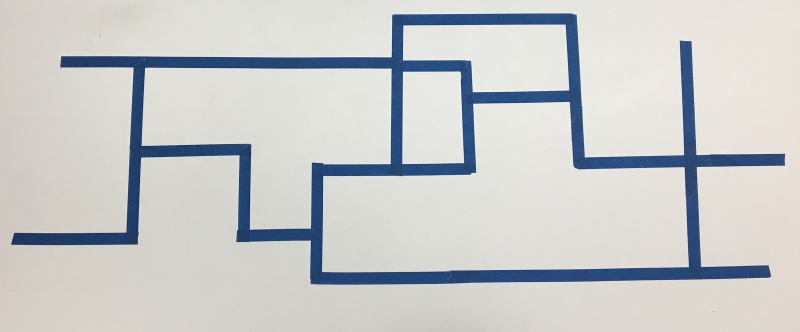
#> input picture Presentation/raw.jpg, 1600 x 664 px (shown at 1/2 size)
$ python ImageToGraph.py Presentation/raw.jpg
#> lines starting #> are read from the running program, lines starting #| are printed output that depends on the picture; after the words box and inside, x2 and y2 are one past the last pixel; in counts of white or black regions, pixels touching at a corner belong together
### Node.py
class Node:

    def __init__(self, x, y, id):
        self.x = x
        self.y = y
        self.id = id

    def __eq__(self, other):
        return str(self) == str(other)

    def __repr__(self):
        return '<Node %s at (%s, %s)>' % (self.id, self.x, self.y)

    def __str__(self):
        return str(self.id)

    def __hash__(self):
        return hash(str(self))

### ImageToGraph.py
"""
https://docs.opencv.org/3.4.0/d7/d4d/tutorial_py_thresholding.html
"""
import sys
import math
import numpy as np
import matplotlib
matplotlib.use("TkAgg")
from matplotlib import pyplot as plt
from Node import Node
import networkx as nx
from skimage.filters import threshold_otsu, gaussian
from skimage.morphology import skeletonize
from skimage.util import invert
from skimage.transform import rescale
from skimage import io

def main(argv):

    img = prepare_img(argv[0])
#> in prepare_img, `image = rescale(io.imread(filename, True), 1.0 / 5.0, mode='constant')`:
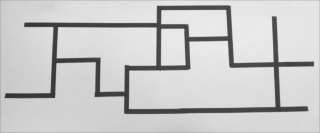
#> image: shape (133, 320) float64; min 0.201, max 0.926, mean 0.789
#> in prepare_img, `image = image[::-1]`:
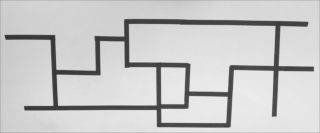
#> image: shape (133, 320) float64; min 0.201, max 0.926, mean 0.789
#> in prepare_img, `binary = image > threshold_otsu(image)`:
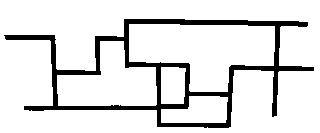
#> binary: shape (133, 320) bool; 88.1% white; 1 black region, box (x1, y1, x2, y2) and area: (4, 19, 314, 128) 5074
#> in prepare_img, `skeleton = skeletonize(invert(binary))`:
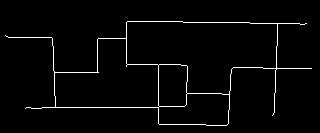
#> skeleton: shape (133, 320) bool; 2.6% white in thin lines or dots, all inside (x1, y1, x2, y2) = (5, 21, 312, 126)
    G = build_graph(img)

    select_start_end(G, img)

def select_start_end(G, img):
    print('Click to select start and end nodes')
    endpoints = [None, None]

    pos = {}
    for n in G.nodes():
        pos[n] = (n.x, n.y)

    fig, ax = plt.subplots()
    ax.imshow(img, interpolation='nearest', cmap=plt.cm.gray)
    nx.draw(G,pos=pos, node_shape='+', edge_color='b')
    cid = fig.canvas.mpl_connect('button_press_event', lambda event: on_click(event, G, endpoints))
    plt.show()
    return endpoints

def on_click(event, G, endpoints):
    n = find_node(G, event.xdata, event.ydata)
    if n is None: return
    if endpoints[0] is None:
        print('Start node: ' + str(n))
        endpoints[0] = n
    elif endpoints[1] is None:
        print('End node: ' + str(n))
        endpoints[1] = n
        plt.close()

def show_point(img, x, y):
    fig, ax = plt.subplots()
    ax.imshow(img, interpolation='nearest', cmap=plt.cm.gray)
    ax.plot([x], [y], 'sr', markersize=10)
    plt.show()

def prepare_img(filename, resize = True):

    if resize:
        image = rescale(io.imread(filename, True), 1.0 / 5.0, mode='constant')
    else:
        image = io.imread(filename, True)

    image = image[::-1]
    binary = image > threshold_otsu(image)
    skeleton = skeletonize(invert(binary))
    return skeleton

def build_graph(img):
    G = nx.Graph()
    y, x = find_start(img)
#> the loop in find_start, `for i in range(len(img)):` made 6 passes

    # create starting box
    node = Node(x, y, str((x,y)))
    G.add_node(node)

    box = Box(img, x, y)
    traverse(G, img, box, node)

    return G

def find_start(img):
    for i in range(len(img)):
        for j in range(len(img)):
            if img[j][i] == True:
                return j, i

def find_node(G, x, y):
    rng = 10
    for n in G.nodes():
        between_x = n.x - rng < x and x < n.x + rng
        between_y = n.y - rng < y and y < n.y + rng
        if between_x and between_y:
            return n
    return None

def traverse(G, img, box, parent_node):
    state = box.update()
    while(state == 'line'):
        state = box.update()
        # print(box.x, box.y, state)

    c_node = find_node(G, box.x, box.y)
    if c_node is not None:
        G.add_edge(parent_node, c_node, length=distance(c_node, parent_node))
        return

    # show_point(img, box.x, box.y)
    node = append_to_grap(G, parent_node, box.x, box.y)

    if state == 'dead_end':
        return
    elif state == 'right_turn':
        traverse(G, img, box.intersection_copy('right') , node)
    elif state == 'left_turn':
        traverse(G, img, box.intersection_copy('left') , node)
    elif state == 'threeway_right':
        traverse(G, img, box.intersection_copy('front'), node)
        traverse(G, img, box.intersection_copy('right') , node)
    elif state == 'threeway_left':
        traverse(G, img, box.intersection_copy('front'), node)
        traverse(G, img, box.intersection_copy('left'), node)
    elif state == 'threeway_left_right':
        traverse(G, img, box.intersection_copy('right'), node)
        traverse(G, img, box.intersection_copy('left'), node)
    elif state == 'fourways':
        traverse(G, img, box.intersection_copy('front'), node)
        traverse(G, img, box.intersection_copy('right'), node)
        traverse(G, img, box.intersection_copy('left') , node)

def append_to_grap(G, parent, x, y):
    node = Node(x, y, str((x,y)))
    G.add_node(node)
    G.add_edge(parent, node, length=distance(node, parent))
    return node

def distance(nodeA, nodeB):
    return ((nodeA.x-nodeB.x)**2 + (nodeA.y-nodeB.y)**2)**0.5

class Box():
    SIZE = 10
    RSLV_STEP = 5

    def __init__(self, img, x, y, direction = None):
        self.img = img
        self.x = x
        self.y = y
        if direction is not None:
            self.direction = direction
        else:
            self.direction = self.determine_initial_dir()
            self.move(self.SIZE)

    def determine_initial_dir(self):
        lines, _ = self.detect_lines()
        for i in range(len(lines)):
            if lines[i] == 1:
                return i

    def intersection_copy(self, turn):
        new_dir = ({
            'front': 0,
            'right': 1,
            'left': -1
        }.get(turn) + self.direction) % 4

        new_box = Box(self.img, self.x, self.y, new_dir)
        new_box.move(self.SIZE)
        return new_box

    def update(self, resolve = True):
        lines, line_pos = self.detect_lines()
        front = self.direction
        right = (self.direction + 1) % 4
        left = (self.direction - 1) % 4

        # print(lines)
        # show_point(self.img, self.x, self.y)

        if sum(lines) == 2: # follow line
            if lines[front] == 1:
                self.move()
                return 'line'
        elif resolve: # resolve intersection
            self.move(self.RSLV_STEP)
            return self.update(False)

        if sum(lines) == 1:
            return 'dead_end'
        elif sum(lines) == 2:
            if lines[right] == 1:
                self.move_to_interception(line_pos, front, right)
                return 'right_turn'
            elif lines[left] == 1:
                self.move_to_interception(line_pos, front, left)
                return 'left_turn'
        elif sum(lines) == 3:
            if lines[front] == 0:
                self.move_to_interception(line_pos, front, left)
                return 'threeway_left_right'
            elif lines[right] == 1:
                self.move_to_interception(line_pos, front, right)
                return 'threeway_right'
            elif lines[left] == 1:
                self.move_to_interception(line_pos, front, left)
                return 'threeway_left'
        elif sum(lines) == 4:
            self.move_to_interception(line_pos, front, left)
            return 'fourways'

    def move_to_interception(self, line_pos, front, turn):
        back = (self.direction + 2) % 4
        if front % 2 == 0:
            self.x = line_pos[back]
            self.y = line_pos[turn]
        else:
            self.x = line_pos[turn]
            self.y = line_pos[back]

    def move(self, steps = 2):
        if self.direction == 0: self.y -= steps
        elif self.direction == 1: self.x += steps
        elif self.direction == 2: self.y += steps
        elif self.direction == 3: self.x -= steps

    def detect_lines(self):
        lines = [0,0,0,0]
        line_pos = [0,0,0,0]

        for x in range(max(0, self.x - self.SIZE), min(len(self.img[0])-1, self.x + self.SIZE)):
            y = min(self.y + self.SIZE, len(self.img)-1)
            if (self.img[y][x] == True):
                lines[2] = 1
                line_pos[2] = x
                break

        for x in range(max(0, self.x - self.SIZE),  min(len(self.img[0])-1, self.x + self.SIZE)):
            y = max(self.y - self.SIZE, 0)
            if (self.img[y][x] == True):
                lines[0] = 1
                line_pos[0] = x
                break

        for y in range(max(0, self.y - self.SIZE),  min(len(self.img)-1, self.y + self.SIZE)):
            x = min(self.x + self.SIZE, len(self.img[0])-1)

            # print(y)
            # print(self.img[y][self.x-self.SIZE:self.x+self.SIZE])
            if (self.img[y][x] == True):
                lines[1] = 1
                line_pos[1] = y
                break

        for y in range(max(0, self.y - self.SIZE),  min(len(self.img)-1, self.y + self.SIZE)):
            x = max(self.x - self.SIZE, 0)
            if (self.img[y][self.x - self.SIZE] == True):
                lines[3] = 1
                line_pos[3] = y
                break

        # print()
        return lines, line_pos

if __name__ == "__main__":
    main(sys.argv[1:])
#> in build_graph, `y, x = find_start(img)`: y = 35; x = 5
#> in __init__, `self.y = y`: self.y = 35
#> the loop in detect_lines, `for x in range(max(0, self.x - self.SIZE), min(len(self.img[0])-1, sel..` made 15 passes
#> after the loop in detect_lines, `for x in range(max(0, self.x - self.SIZE), min(len(self.img[0])-1, sel..`: line_pos = [0, 0, 0, 0]
#> the loop in detect_lines, `for x in range(max(0, self.x - self.SIZE),  min(len(self.img[0])-1, se..` made 15 passes
#> the loop in detect_lines, `for y in range(max(0, self.y - self.SIZE),  min(len(self.img)-1, self...` made 13 passes
#> after the loop in detect_lines, `for y in range(max(0, self.y - self.SIZE),  min(len(self.img)-1, self...`: line_pos = [0, 37, 0, 0]; lines = [0, 1, 0, 0]
#> the loop in detect_lines, `for y in range(max(0, self.y - self.SIZE),  min(len(self.img)-1, self...` made 20 passes
#> the loop in determine_initial_dir, `for i in range(len(lines)):` made 2 passes
#> in __init__, `self.direction = self.determine_initial_dir()`: self.direction = 1
#> in move, `elif self.direction == 1: self.x += steps`: self.x = 15
#> the loop in detect_lines (call 2), `for x in range(max(0, self.x - self.SIZE), min(len(self.img[0])-1, sel..` made 20 passes
#> the loop in detect_lines (call 2), `for x in range(max(0, self.x - self.SIZE),  min(len(self.img[0])-1, se..` made 20 passes
#> the loop in detect_lines (call 2), `for y in range(max(0, self.y - self.SIZE),  min(len(self.img)-1, self...` made 13 passes
#> the loop in detect_lines (call 2), `for y in range(max(0, self.y - self.SIZE),  min(len(self.img)-1, self...` made 11 passes
#> in update, `lines, line_pos = self.detect_lines()`: lines = [0, 1, 0, 1]; line_pos = [0, 37, 0, 35]
#> in update, `front = self.direction`: front = 1
#> in update, `right = (self.direction + 1) % 4`: right = 2
#> in update, `left = (self.direction - 1) % 4`: left = 0
#> the loop in traverse, `while(state == 'line'):` made 14 passes
#> the loop in find_node, `for n in G.nodes():` made 1 pass
#> (between_x, between_y) on pass 1: (False, True)
#> in intersection_copy, `new_dir = ({ 'front': 0, 'right': 1, 'left': -1 }.get(turn) + self.dir..`: new_dir = 2
#> the loop in traverse (call 2), `while(state == 'line'):` made 6 passes
#> the loop in find_node (call 2), `for n in G.nodes():` made 2 passes
#> in select_start_end, `plt.show()`:
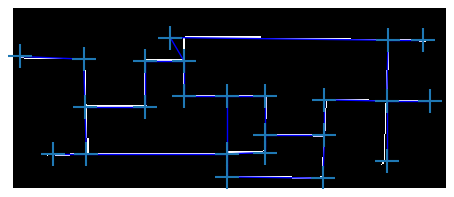
#> figure drawn by matplotlib, 1 panel
